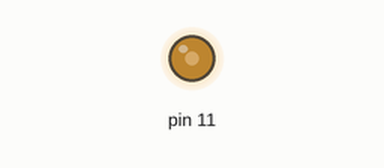
Simulated run of this sketch. Board: Arduino Pro Mini, built with avr-gcc and run on an emulated ATmega328P. Shown: output pins drawn as LEDs (lit = HIGH).

Above: at 0.1 s.
Timing chart, 0 to 1.6 s (numbered marks = the images above):
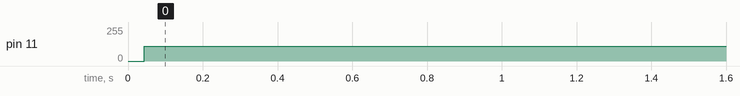

Measured:
- by itself, pin 11: 0/255 → 110/255 at 0.04 s

The sketch:

Beacon.ino
```cpp
//currently designed for arduino pro mini 328 - 3.3v/8Mhz board

const int ledPin =  LED_BUILTIN;

//based on excitation profile of TSOP34838 (https://www.mouser.com/datasheet/2/427/tsop322-1767012.pdf)
//These parameters change with carrier frequency and are currently calculated for 38 khz
//min pulse length 260 us
//max pulse length (before excessive cooldown): 1.8 ms
//cooldown per pulse 260 us

const long beaconID_us = 1500; //1000,1250,1500,1750
const long pulseRecovery_us = 250;
unsigned long repeatTimer = 0;


//registers determined from atmega 328p doc: (https://ww1.microchip.com/downloads/en/DeviceDoc/Atmel-7810-Automotive-Microcontrollers-ATmega328P_Datasheet.pdf)

#define Timer2_On()   TCCR2A = _BV(COM2A0) | _BV(WGM21)
#define Timer2_Off()   TCCR2A = _BV(COM2A1) | _BV(WGM21)

void setup() {
  // put your setup code here, to run once:
  pinMode(11, OUTPUT);

  //cs20: no prescaling (n = 1)
  //com2a0: toggle oc2a (pin 3) on compare match
  //wgm21: ctc waveform generation mode
  TCCR2A = _BV(COM2A0) | _BV(WGM21);
  TCCR2B = _BV(CS20);

  //fclk : 8mhz or 16mhz (processor clock speed)
  OCR2A = 104; //sets frequency based on: f =  fclk / (2 x (n) x (1+ocr2a))
}

void loop() {
  transmit_ID();
}

void transmit_ID()
{
  unsigned long currentMicros = micros();
  if(currentMicros - repeatTimer >= beaconID_us + pulseRecovery_us)
  {
    repeatTimer = currentMicros;
  }

  if(currentMicros - repeatTimer < beaconID_us)
  {
    Timer2_On();
  }
  else
  {
    Timer2_Off();
  }
}

void debugMacro1()
{
  Timer2_On();
  digitalWrite(ledPin, HIGH);
  delay(2000);
  Timer2_Off();
  digitalWrite(ledPin, LOW);
  delay(2000);
}
```
